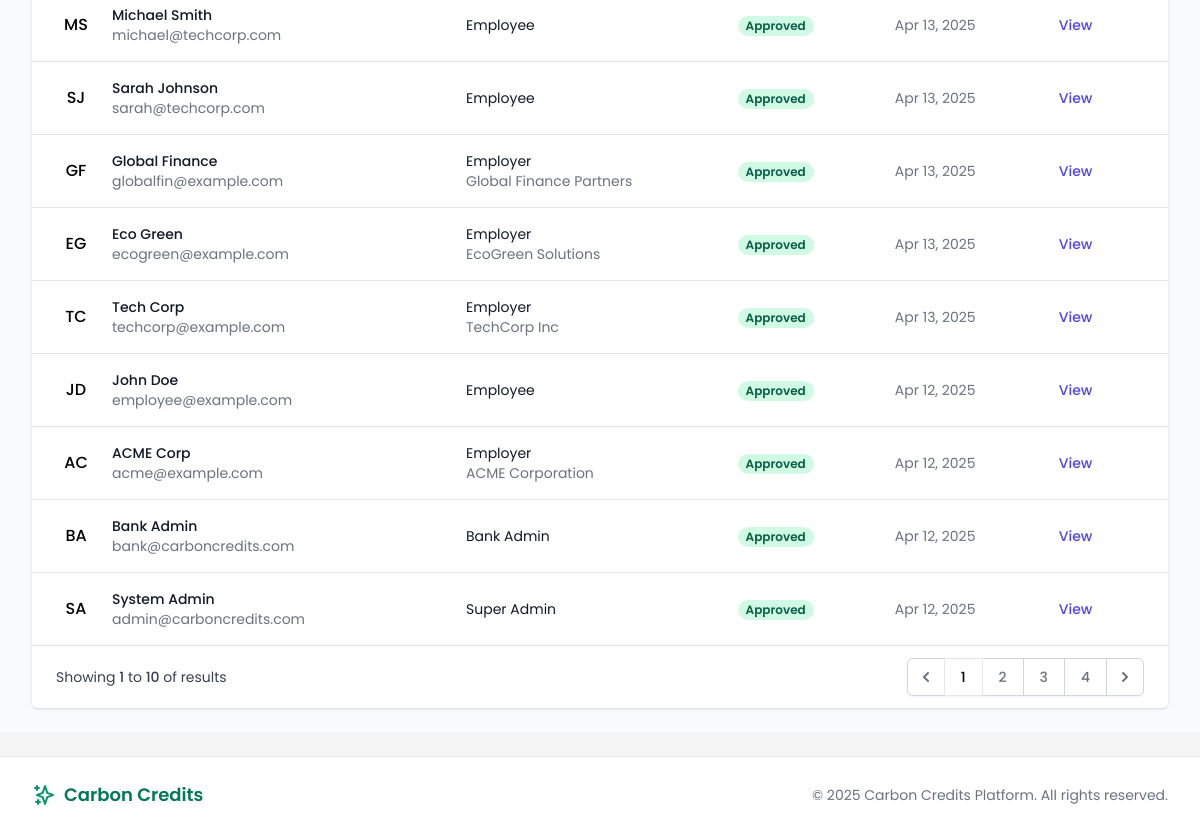
Before: /systemadmin/users/ (signed in, lower part) with the older database file.
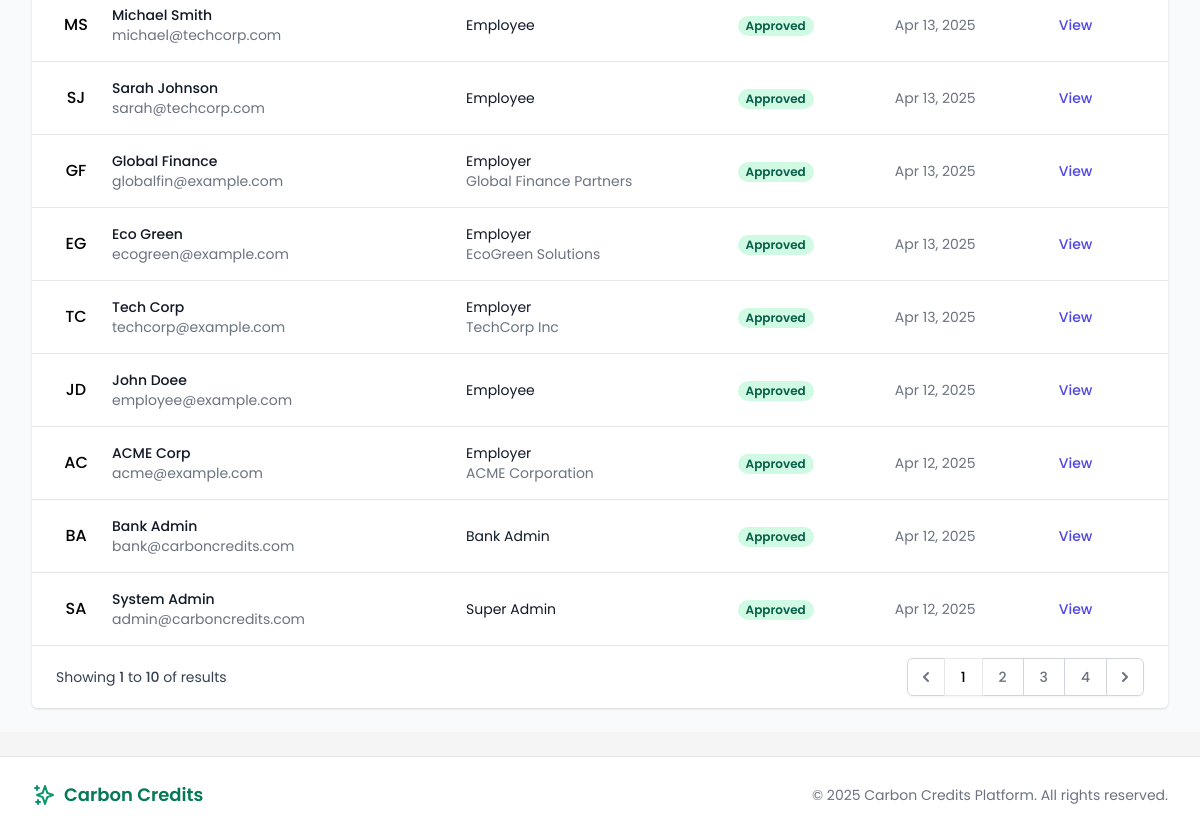
After: the same page with the newer database file.
### users/models.py (models this page shows, shortened)
class CustomUser(AbstractUser):
    is_employee = models.BooleanField(default=False)
    is_employer = models.BooleanField(default=False)
    is_bank_admin = models.BooleanField(default=False)
    is_super_admin = models.BooleanField(default=False)
    email = models.EmailField(_('email address'), unique=True)
    date_joined = models.DateTimeField(default=timezone.now)
    approved = models.BooleanField(default=False)
    USERNAME_FIELD = 'email'
    REQUIRED_FIELDS = ['username', 'first_name', 'last_name']
    class Meta:
        verbose_name = _('user')
        verbose_name_plural = _('users')

### core/views/admin_views.py (the view, shortened to what this page needs)
# urls.py: path('users/', admin_views.users_list, name='admin_users'),
@login_required
@user_passes_test(is_super_admin)
def users_list(request):
    role_filter = request.GET.get('role', '')
    status_filter = request.GET.get('status', '')
    search_query = request.GET.get('search', '')
    sort_by = request.GET.get('sort', 'date_joined')
    sort_dir = request.GET.get('dir', 'desc')
    users_queryset = CustomUser.objects.all()
    if status_filter:
        if status_filter == 'approved':
            users_queryset = users_queryset.filter(approved=True)
        elif status_filter == 'pending':
            users_queryset = users_queryset.filter(approved=False)
    if sort_by == 'name':
        order_field = 'first_name' if sort_dir == 'asc' else '-first_name'
    elif sort_by == 'email':
        order_field = 'email' if sort_dir == 'asc' else '-email'
    elif sort_by == 'role':
        order_field = '-date_joined'
    else:  # default to date_joined
        order_field = 'date_joined' if sort_dir == 'asc' else '-date_joined'
    users_queryset = users_queryset.order_by(order_field)
    users_queryset = users_queryset.prefetch_related(
        'employer_profile',
        'employee_profile',
        'employee_profile__employer'
    )
    page_number = request.GET.get('page', 1)
    paginator = Paginator(users_queryset, 20)  # 20 users per page
    users = paginator.get_page(page_number)
    context = {
        'users': users,
        'role_filter': role_filter,
        'status_filter': status_filter,
        'search_query': search_query,
        'sort_by': sort_by,
        'sort_dir': sort_dir,
        'page_obj': users,
        'total_users': users_queryset.count(),
    }
    return render(request, 'admin/users.html', context)

### core/views/admin_views.py (called while the page is built)
def is_super_admin(user):
    return user.is_authenticated and user.is_super_admin

### templates/admin/users.html (shortened to what the changed rows need)
{% extends 'base.html' %}
{% load static %}
{% block content %}
<div class="bg-gray-50 min-h-screen">
  <div class="max-w-7xl mx-auto py-6 px-4 sm:px-6 lg:px-8">
    <div class="bg-white shadow overflow-hidden sm:rounded-md">
      <table class="min-w-full divide-y divide-gray-200">
        <tbody id="users-table-body" class="bg-white divide-y divide-gray-200">
          {% for user in users %}
          <tr id="user-{{ user.id }}">
            <td class="px-6 py-4 whitespace-nowrap">
              <div class="flex items-center">
                <div class="flex-shrink-0 h-10 w-10 bg-primary-100 rounded-full flex items-center justify-center text-primary-600 font-medium">
                  {{ user.first_name|slice:":1" }}{{ user.last_name|slice:":1" }}
                </div>
                <div class="ml-4">
                  <div class="text-sm font-medium text-gray-900">
                    {% if user.first_name or user.last_name %}
                      {{ user.first_name }} {{ user.last_name }}
                    {% else %}
                      {{ user.email }}
                    {% endif %}
                  </div>
                  <div class="text-sm text-gray-500">{{ user.email }}</div>
                </div>
              </div>
            </td>
            <td class="px-6 py-4 whitespace-nowrap">
              <div class="text-sm text-gray-900">
                {% if user.is_super_admin %}Super Admin
                {% elif user.is_bank_admin %}Bank Admin
                {% elif user.is_employer %}Employer
                {% elif user.is_employee %}Employee
                {% else %}Unknown{% endif %}
              </div>
            </td>
            <td class="px-6 py-4 whitespace-nowrap">
              <span class="px-2 inline-flex text-xs leading-5 font-semibold rounded-full
                {% if user.approved %}bg-green-100 text-green-800{% else %}bg-yellow-100 text-yellow-800{% endif %}">
                {% if user.approved %}Approved{% else %}Pending{% endif %}
              </span>
            </td>
            <td class="px-6 py-4 whitespace-nowrap text-sm text-gray-500">
              {{ user.date_joined|date:"M d, Y" }}
            </td>
            <td class="px-6 py-4 whitespace-nowrap text-sm font-medium">
              <div class="flex space-x-2">
                <a href="#" class="text-indigo-600 hover:text-indigo-900">View</a>
              </div>
            </td>
          </tr>
          {% empty %}
          <tr>
            <td colspan="5" class="px-6 py-4 whitespace-nowrap text-sm text-gray-500 text-center">
              No users found.
            </td>
          </tr>
          {% endfor %}
        </tbody>
      </table>
    </div>
  </div>
</div>
{% endblock %}

Changed rows visible on the page:
changed CustomUser "John": last_name "Doe" → "Doee"
